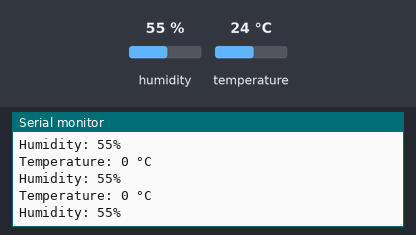
Recording of a sketch running on a simulated Particle Photon. Parts: the last lines printed to the serial monitor. Inputs (shaded band) come from the test bench; at power-on: humidity 55 %, temperature 24 °C.

Above: at 3.9 s.
4.0 s: humidity set to 22 %
At 6.6 s:
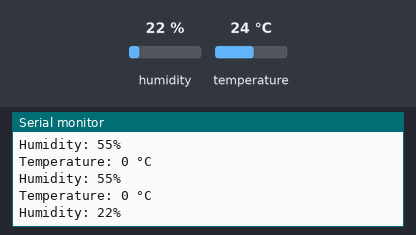
8.0 s: humidity set to 40 %
At 10.3 s:
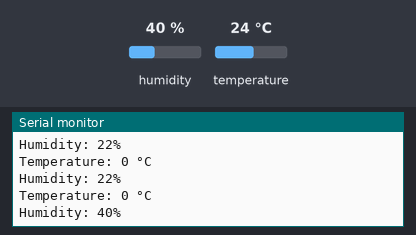
Timing chart, 0 to 11.8 s (numbered marks = the images above; inputs shaded):
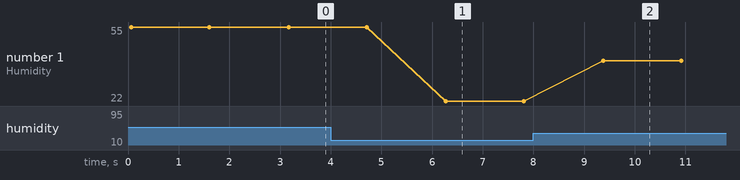

The sketch:

MicroControllercode.ino
```cpp
// This #include statement was automatically added by the Particle IDE.
#include "Adafruit_DHT/Adafruit_DHT.h"


    // DHT parameters

    #define DHTPIN 5

    #define DHTTYPE DHT11

    // Variables

    int temperature;

    int humidity;

    // int light;

    // Pins

    // int light_sensor_pin = A0;

    // DHT sensor

    DHT dht(DHTPIN, DHTTYPE);

void setup() {

        Serial.begin(9600);

        // Start DHT sensor

        dht.begin();

    }

void loop() {


        // Humidity measurement

        temperature = dht.getTempCelcius();

        // Humidity measurement

        humidity = dht.getHumidity();

        Particle.publish("Temperature (°C)",String(temperature),360,PRIVATE);

        Particle.publish("Humidity (%)",String(humidity),360,PRIVATE);


        Particle.variable("temperature", temperature);

        Particle.variable("humidity", humidity);


        Serial.println("Temperature: " + String(temperature) + " °C");

        Serial.println("Humidity: " + String(humidity) + "%");

        delay(1500);


    }
```

Measured:
- after the input at 4.0 s, the serial monitor: prints a new line after 2.3 s (image 1)
- after the input at 8.0 s, the serial monitor: prints a new line after 1.4 s (image 2)
- plotted number 1: 55 → 22 after the input at 4.0 s, 22 → 40 after the input at 8.0 s
